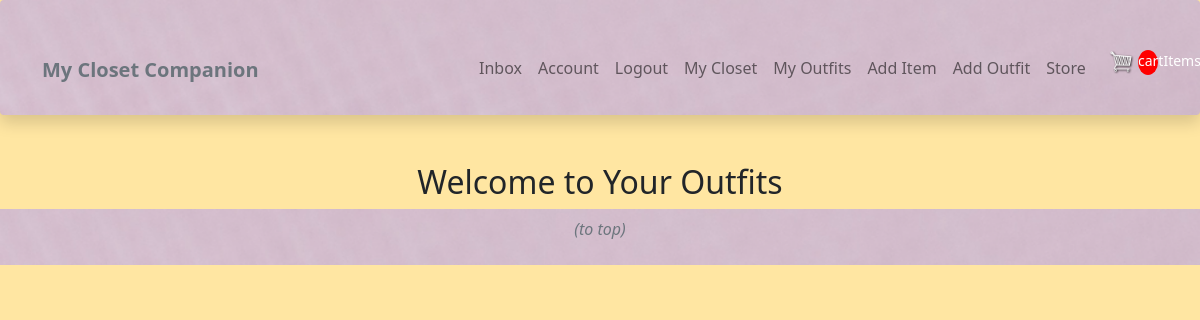
The app's page /wardrobe/outfits/ (signed in), older data.
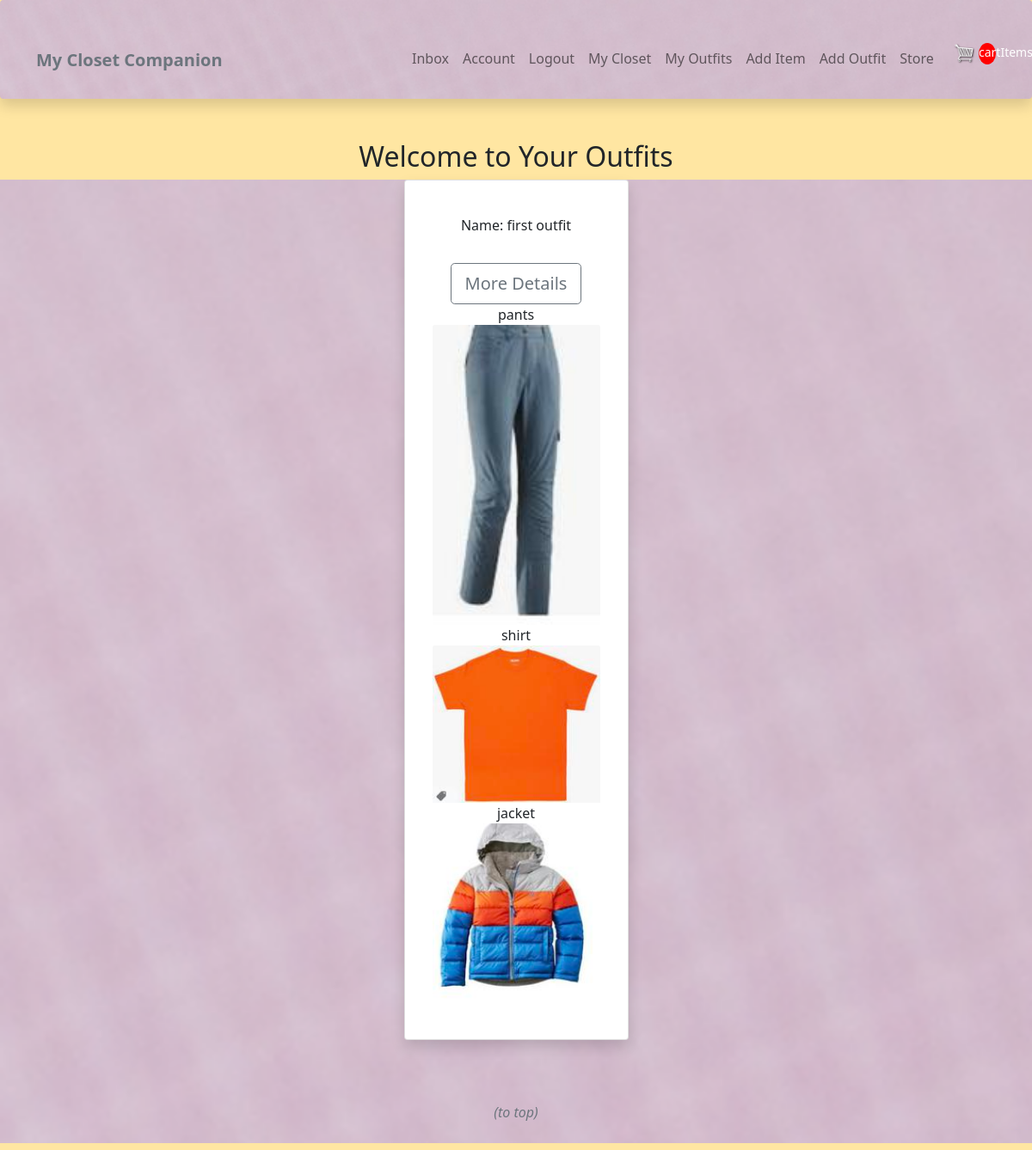
The same page, newer data.
### wardrobe/models.py (models this page shows, shortened)
class Outfit(models.Model):
    owner = models.ForeignKey(Profile, null=True, blank=True, on_delete=models.SET_NULL)
    items= models.ManyToManyField(Item)
    name = models.CharField(max_length=100)
    description = models.TextField(max_length=300, blank=True, null=True)
    id = models.UUIDField(default=uuid.uuid4, unique=True, primary_key=True, editable=False)

class Item(models.Model):
    top = 'top'
    bottom = 'bottom'
    dress = 'dress'
    shoe = 'shoe'
    outerwear = 'outerwear'
    handbag = 'handbag'
    other = 'other'
    item_type = [
        (top, 'top'),
        (bottom, 'bottom'),
        (dress, 'dress'),
        (shoe, 'shoe'),
        (outerwear, 'outerwear'),
        (handbag, 'handbag'),
        (other, 'other'),
    ]
    owner = models.ForeignKey(Profile, null=True, blank=True, on_delete=models.CASCADE)
    name = models.CharField(max_length=100)
    description = models.TextField(max_length=300, blank=True, null=True)
    type = models.CharField(max_length=100, choices = item_type, default=shoe)
    image = ResizedImageField(size=[200, 200], upload_to="images")
    sell = models.BooleanField(default=False)
    price = models.DecimalField(max_digits=7, decimal_places=2, blank=True, null=True)
    tags = models.ManyToManyField('Tag', blank=True)
    created = models.DateTimeField(auto_now_add=True)
    id = models.UUIDField(default=uuid.uuid4, unique=True, primary_key=True, editable=False)

### wardrobe/views.py (the view)
# urls.py: path('outfits/', views.outfits, name='outfits'),
@login_required(login_url="login")
def outfits(request):
    profile = request.user.profile
    outfits = profile.outfit_set.all()
    context = {'outfits': outfits}
    return render(request, 'wardrobe/outfits.html', context)

### wardrobe/templates/wardrobe/outfits.html (shortened to what this page needs)
{% extends 'main.html' %}
{% load static %}
{% block content %}
  <div class="container-lg">
    <div class="text-center">
      <h2>Welcome to Your Outfits</h2>
    </div>
  </div>
  <section id="outfits" class="bg-light texture">
    <div class="container-lg">
      <div class="row my-2 align-items-center justify-content-center">
      {% for outfit in outfits %}
        <div class="col-8 col-lg-4 col-xl-3 mb-3">
          <div class="card-group">
            <div class="card shadow p-3 mb-5 bg-body rounded">
              <div class="card-body text-center py-4">
                <p>Name: {{outfit.name}}</p>
                <a href="{% url 'outfit' outfit.id %}" class="btn btn-outline-secondary btn-lg mt-3">More Details</a>
                {% for item in outfit.items.all %}
                    {% if item.type == "top" %}
                        {{item.name}}
                        <img src="{{item.image.url}}" class="card-img-top">
                    {% endif %}
                    {% if item.type == "bottom" %}
                        {{item.name}}
                        <img src="{{item.image.url}}" class="card-img-top">
                    {% endif %}
                    {% if item.type == "outerwear" %}
                        {{item.name}}
                        <img src="{{item.image.url}}" class="card-img-top">
                    {% endif %}
                {% endfor %}
              </div>
            </div>
          </div>
        </div>
      {% endfor %}
      <a class="nav-link text-center" href="#"><p class="fst-italic fw-light text-muted">(to top)</p></a>
      </div>
    </div>
  </section>
{% endblock %}

Row changes from the older to the newer data that the page shows:
added Outfit: name "first outfit"
now on this page (row unchanged): Item: name "pants", image (picture)
now on this page (row unchanged): Item: name "shirt", image (picture)
now on this page (row unchanged): Item: name "jacket", image (picture)
